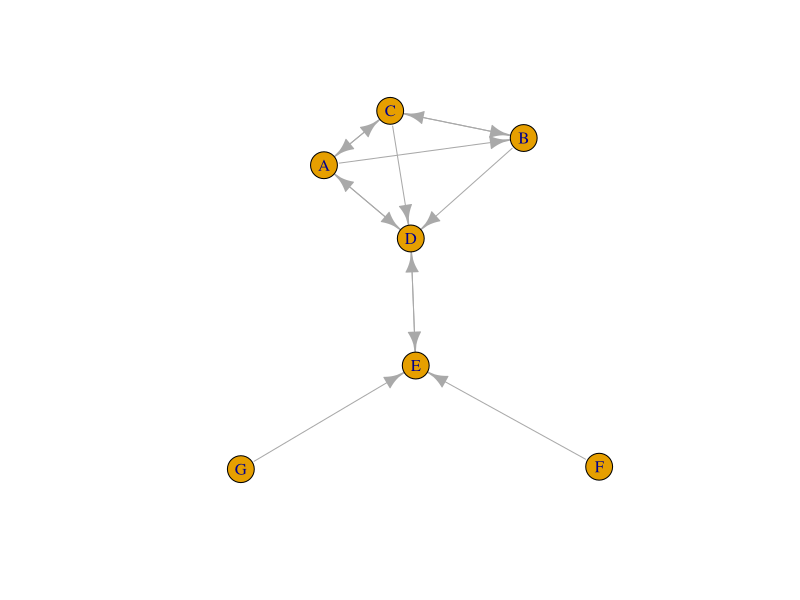
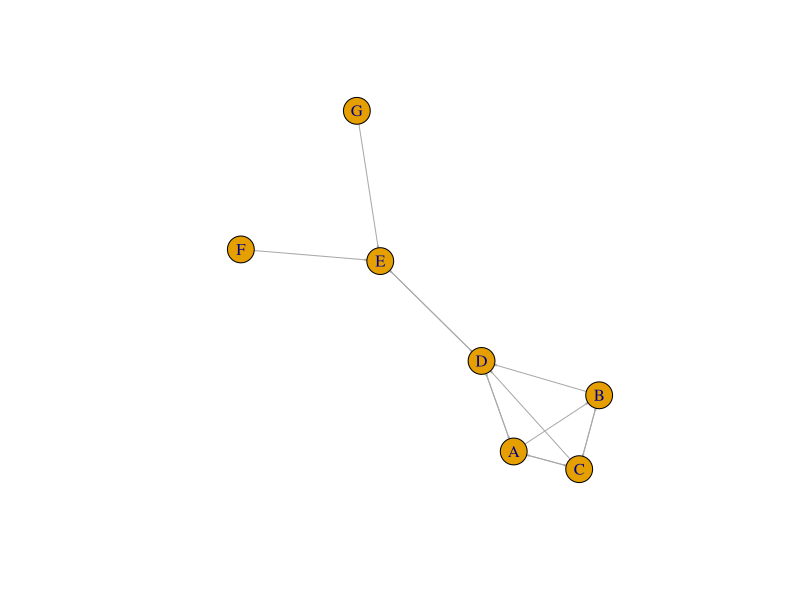

Write R code to recreate these figures, in order.
# Tutorial NSMA - igraph 
# Netwerkdata: zelf invoeren en verschillende datastructuren

graphics.off()
rm(list=ls())

# Laad library igraph. Eventueel installeren
library(igraph)


# -------------------- Eigen input van data --------------------------

# Kan op allerlei manieren. Focus hier is via een adjacency matrix

# Maak een adjacency matrix
am_fr <- matrix(0, 7, 7)
am_fr

# voegen namen nodes toe
colnames(am_fr) <- c("A", "B", "C", "D", "E", "F", "G")
rownames(am_fr) <- c("A", "B", "C", "D", "E", "F", "G")
am_fr

#invoeren data
am_fr[1,] <- c(0,1,1,1,0,0,0)
am_fr[2,] <- c(0,0,1,1,0,0,0)
am_fr[3, c(1,2,4)] <- 1
am_fr[4, c(1,5)] <- 1
am_fr[5,4] <- 1
am_fr[6,5] <- 1
am_fr[7,5] <- 1
# Checken! 
am_fr                         # klopt


# ------------ Van matrix naar igraph object --------------------------

# Igraph gebruikt eigen, zelfgedefinieerde objecten.
# Voordat je met igraph kunt werken moet je altijd een "igraph graph" 
# aanmaken.

igr_fr <- graph_from_adjacency_matrix(am_fr, mode= "directed")

# Bij een data frame gebruik je "graph_from_data_frame"


# klopt het?
igr_fr
plot(igr_fr)
plot(igr_fr, edge.arrow.size=0.1)


# ------------------ Edge lists ---------------------------------------------

# edge list ingebouwd
E(igr_fr)

# van igraph naar een data frame met de edge list
el_fr <- as_data_frame(igr_fr, what = "edges")
el_fr


# ------------------- Vertices data ------------------------------------------

# vertices list ingebouwd
V(igr_fr)

# van igraph naar een data frame met de vertices
vl_fr <- as_data_frame(igr_fr, what = "vertices")
vl_fr



